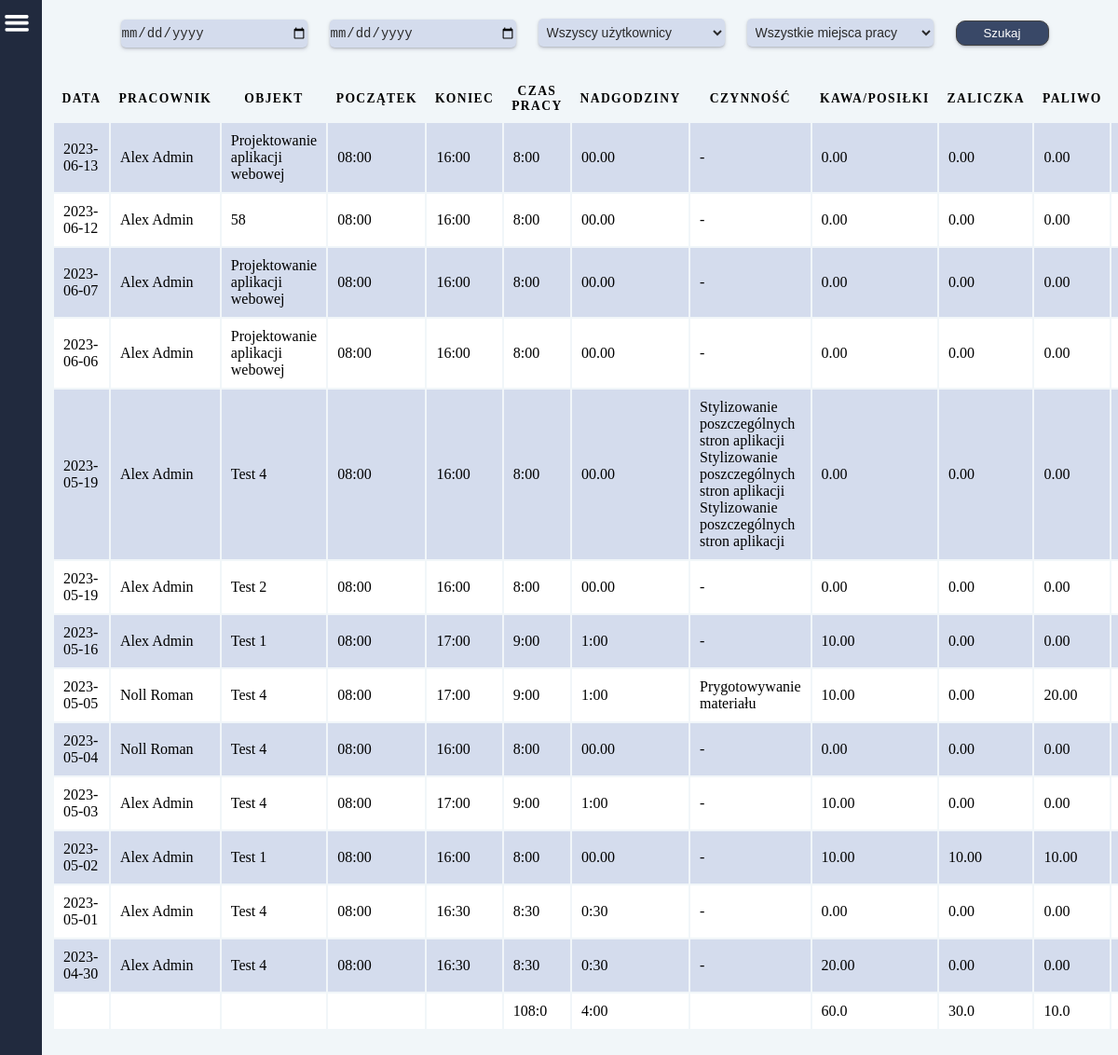
Page /raports/ (signed in) on the committed database.
### main/models.py (models this page shows, shortened)
class Work(models.Model):
    date = models.CharField(
        null=False,
        default='00-00-00',
        max_length=8,
        verbose_name='Data',
    )
    timestart = models.CharField(
        null=False,
        default='00:00',
        max_length=5,
        verbose_name='Początek',
    )
    timefinish = models.CharField(
        null=False,
        default='00:00',
        max_length=5,
        verbose_name='Koniec',
    )
    diff_time = models.CharField(
        null=True,
        default='00:00',
        max_length=5,
        verbose_name='Czas pracy',
    )
    over_time = models.CharField(
        null=True,
        default='00:00',
        max_length=5,
        verbose_name='Nadgodziny',
    )
    sum_time_sec = models.FloatField(
        null=True,
        default=0.00,
        verbose_name='Czas pracy razem',
    )
    sum_over_time_sec = models.CharField(
        null=True,
        default='00:00',
        max_length=5,
        verbose_name='Nadgodziny',
    )
    work_object = models.CharField(
        null=True,
        max_length=100,
        verbose_name='Miejsce pracy',
    )
    work_type = models.CharField(
        null=True,
        max_length=100,
        verbose_name='Czynność',
    )
    coffee_food = models.CharField(
        null=True,
        max_length=100,
        verbose_name='Kawa/Posiłki',
    )
    fuel = models.CharField(
        null=True,
        max_length=100,
        verbose_name='Paliwo',
    )
    prepayment = models.CharField(
        null=True,
        max_length=100,
        verbose_name='Zaliczka',
    )
    phone_costs = models.CharField(
        null=True,
        max_length=100,
        verbose_name='Telefon',
    )
    payment = models.CharField(
        null=True,
        default=0.00,
        max_length=100,
        verbose_name='Kwota',
    )
    payment_hour = models.FloatField(
        default=0,
        verbose_name='Stawka za godzinę',
    )
    user = models.ManyToManyField(
        CustomUser
    )
    work_objects = models.ManyToManyField(
        'WorkObject'
    )

### users/models.py (models this page shows, shortened)
class CustomUser(AbstractBaseUser, PermissionsMixin):
    username = models.CharField(
        _('Użytkownik'),
        null=True,
        max_length= 255,
        )
    email = models.EmailField(_("email"), unique=True)
    fp_token = models.CharField(
        null=True,
        max_length=192,
        unique=True,
    )
    birthday = models.CharField(
        _('Data urodzenia'),
        null=True,
        max_length= 55,
        )
    birthplace = models.CharField(
        _('Miejsce urodzenia'),
        null=True,
        max_length= 255,
        )
    workplace = models.CharField(
        _('Miejsce pracy'),
        null=True,
        max_length= 255,
        )
    religion = models.CharField(
        _('Religia'),
        null=True,
        max_length= 255,
        )
    insurance_number = models.CharField(
        _('Numer ubezpieczenia'),
        null=True,
        max_length= 255,
        )
    tax_number = models.CharField(
        _('Numer podatkowy'),
        null=True,
        max_length= 255,
        )
    adress_pl = models.CharField(
        _('Adres w Polsce'),
        null=True,
        max_length= 255,
        )
    adress_de = models.CharField(
        _('Adres w Niemczech'),
        null=True,
        max_length= 255,
        )
    profession = models.CharField(
        _('Zawód'),
        null=True,
        max_length= 255,
        )
    position = models.CharField(
        _('Stanowisko (pracuje w)'),
        null=True,
        max_length= 255,
        )
    internal_tax_number = models.CharField(
        _('Wewnętrzny numer podatkowy'),
        null=True,
        max_length= 255,
        )
    nfz_name = models.CharField(
        _('NFZ - nazwa'),
        null=True,
        max_length= 255,
        )
    nfz_adress = models.CharField(
        _('NFZ - adres'),
        null=True,
        max_length= 255,
        )
    phone_number = models.CharField(
        _('Telefon'),
        null=True,
        max_length= 255,
        )
    bank = models.CharField(
        _('Nazwa banku'),
        null=True,
        max_length= 255,
        )
    bic_swift = models.CharField(
        _('BIC/SWIFT'),
        null=True,
        max_length= 255,
        )
    bank_account = models.CharField(
        _('Konto i właściciel'),
        null=True,
        max_length= 255,
        )
    health_insurance_de = models.CharField(
        _('Ubezpieczenie w Niemczech'),
        null=True,
        max_length= 255,
        )
    health_insurance_de_number = models.CharField(
        _('KK VersNr'),
        null=True,
        max_length= 255,
        )
    shoe_size = models.CharField(
        _('Rozmiar buta'),
        null=True,
        max_length= 255,
        )
    growth = models.CharField(
        _('Wzrost'),
        null=True,
        max_length= 255,
        )
    work_clothes = models.CharField(
        _('Ubranie robocze'),
        null=True,
        max_length= 255,
        )
    rights = models.CharField(
        _('Uprawnienia'),
        null=True,
        max_length= 255,
        )
    payment = models.FloatField(
        _('Stawka za godzinę'),
        default=0
    )
    vacations_days_quantity = models.IntegerField(
        _('Ilość przysługujących dni urlopu'),
        null=True,
    )
    vacations_days_quantity_de = models.IntegerField(
        _('Ilość przysługujących dni urlopu'),
        null=True,
    )
    vacacions_on_demand = models.IntegerField(
        _('Ilość dni urlopu na żądanie'),
        default=4,
    )
    cares_vacations = models.IntegerField(
        _('Ilość dni urlopu opiekuńczego'),
        default=5,
    )
    force_majeure_vacations = models.IntegerField(
        _('Ilość godzin urlopu z powodu siły wyższej'),
        default=16,
    )
    compassionate_vacations = models.IntegerField(
        _('Ilość dni urlopu okolicznościowego'),
        default=2,
    )
    last_year_vacations_days_quantity = models.IntegerField(
        _('Ilość przysługujących dni urlopu za zeszły rok'),
        null=True,
    )
    last_year_vacations_days_quantity_de = models.IntegerField(
        _('Ilość przysługujących dni urlopu za zeszły rok'),
        null=True,
    )
    days_to_use_in_current_year = models.IntegerField(
        _('Do użycia w bieżącym roku'),
        null=True,
    )
    days_to_use_in_current_year_de = models.IntegerField(
        _('Do użycia w bieżącym roku'),
        null=True,
    )
    is_staff = models.BooleanField(default=False)
    is_active = models.BooleanField(default=True)
    date_joined = models.DateTimeField(
        _('Data rejestracji'),
        default=timezone.now,
        )
    USERNAME_FIELD = "email"
    REQUIRED_FIELDS = []
    objects = CustomUserManager()

### main/views.py (the view, shortened to what this page needs)
# urls.py: path('raports/', raports, name='raports'),
def raports(request):
    if request.user.is_superuser:
        works = Work.objects.prefetch_related(Prefetch('user')).order_by('-date')
    else:
        works = Work.objects.prefetch_related(Prefetch('user')).filter(user=request.user).order_by('-date')
    users = CustomUser.objects.all().values('id', 'username')
    work_objects = WorkObject.objects.all()
    if request.user.is_superuser:
        total_coffee_food = Work.objects.all().aggregate(total_coffee_food=Sum('coffee_food'))['total_coffee_food']
        total_fuel = Work.objects.all().aggregate(total_fuel=Sum('fuel'))['total_fuel']
        total_prepayment = Work.objects.all().aggregate(total_prepayment=Sum('prepayment'))['total_prepayment']
        total_phone_costs = Work.objects.all().aggregate(total_phone_costs=Sum('phone_costs'))['total_phone_costs']
        total_payment = Work.objects.all().aggregate(total_payment=Sum('payment'))['total_payment']
        total_sum_time_sec = Work.objects.all().aggregate(total_sum_time_sec=Sum('sum_time_sec'))['total_sum_time_sec']
        total_sum_over_time_sec = Work.objects.all().aggregate(total_sum_over_time_sec=Sum('sum_over_time_sec'))['total_sum_over_time_sec']
        if total_sum_time_sec:
            total_hours = total_sum_time_sec // 3600
            total_sec = total_sum_time_sec % 3600
            total_min = total_sec // 60
            total_work_time = f'{int(total_hours)}:{int(total_min)}'
        else:
            total_work_time = '0:00'
        if total_sum_over_time_sec:
            total_hours = total_sum_over_time_sec // 3600
            total_sec = total_sum_over_time_sec % 3600
            total_min = total_sec // 60
            if total_min < 10 or total_min == 0.0:
                total_work_over_time = f'{int(total_hours)}:0{int(total_min)}'
            else:
                total_work_over_time = f'{int(total_hours)}:{int(total_min)}'
        else:
            total_work_over_time = '0:00'
    context = {
        'works': works,
        'users': users,
        'work_objects': work_objects,
        'total_coffee_food': total_coffee_food,
        'total_fuel': total_fuel,
        'total_prepayment': total_prepayment,
        'total_phone_costs': total_phone_costs,
        'total_payment': total_payment,
        'total_work_time': total_work_time,
        'total_work_over_time': total_work_over_time,
    }
    return render(request, 'raports.html', context)

### main/models.py (called while the page is built)
    def __str__(self):
        return str(self.id)

### main/templates/raports.html (shortened to what this page needs)
{% extends 'base.html' %}
{% load static %}
    {% block content %}
    <div class="page-container">
        <div class="filter-container">
            <form method="POST">
                <input class="input_" name="sorted_from" id="datetimepicker" type="date" value="date">
                <input class="input_" name="sorted_to" id="datetimepicker" type="date" value="date">
                {% if request.user.is_superuser %}
                    <select class="input_"  name="user" placeholder="Pracownicy">
                        <option value="">Wszyscy użytkownicy</option>
                    </select>
                {% else %}
                    <select class="input_"  name="user" placeholder="Pracownik">
                        <option value="{{user.username}}">{{user.username}}</option>
                    </select>
                {% endif %}
                <select class="input_"  name="work_object">
                    <option value="">Wszystkie miejsca pracy</option>
                </select>
                <button class="btn"><p class="btn-title">Szukaj</p></button>
            </form>
        </div>
        <div class="container">
            <table>
                <thead>
                    <tr>
                        <th>Data</th>
                        <th>Pracownik</th>
                        <th>Objekt</th>
                        <th>Początek</th>
                        <th>Koniec</th>
                        <th>Czas pracy</th>
                        <th>Nadgodziny</th>
                        <th>Czynność</th>
                        <th>Kawa/Posiłki</th>
                        <th>Zaliczka</th>
                        <th>Paliwo</th>
                        <th>Telefon</th>
                    </tr>
                </thead>
                {% for work in works %}
                    <tr>
                        <td class="nch" data-label="Data">{{work.date}}</td>
                        {% for user in work.user.all %}
                            <td data-label="Pracownik">{{user.username}}</td>
                        {% endfor %}
                        <td class="ch" data-label="Objekt">{{work.work_object}}</td>
                        <td class="nch" data-label="Początek">{{work.timestart}}</td>
                        <td class="ch" data-label="Koniec">{{work.timefinish}}</td>
                        <td class="nch" data-label="Czas pracy">{{work.diff_time}}</td>
                        <td class="ch" data-label="Nadgodziny">{{work.over_time}}</td>
                        {% if work.work_type %}
                            <td class="odd" data-label="Czynność">{{work.work_type}}</td>
                        {% else %}
                            <td class="odd" data-label="Czynność"> - </td>
                        {% endif %}
                        <td class="nch" data-label="Kawa/Posiłki">{{work.coffee_food}}</td>
                        <td class="ch" data-label="Zaliczka">{{work.prepayment}}</td>
                        <td class="nch" data-label="Paliwo">{{work.fuel}}</td>
                        <td class="ch" data-label="Telefon">{{work.phone_costs}}</td>
                    </tr>
                {% endfor %}
                    <tr>
                        <td data-label="RAZEM"></td>
                        <td></td>
                        <td></td>
                        <td></td>
                        <td></td>
                        <td data-label="Czas pracy">{{total_work_time}}</td>
                        <td data-label="Nadgodziny">{{total_work_over_time}}</td>
                        <td ></td>
                        <td data-label="Kawa/Posiłki">{{total_coffee_food}}</td>
                        <td data-label="Zaliczka">{{total_fuel}}</td>
                        <td data-label="Paliwo">{{total_prepayment}}</td>
                        <td data-label="Telefon">{{total_phone_costs}}</td>
                    </tr>
            </table>
        </div>
    </div>
    {% endblock %}

### static/css/base.css (style rules this page uses)
:root { --btn-bg-color: #394867; --border: 1px solid #434242; --main-bg-color: #F1F6F9; --header-bg-color: #212A3E; --input-bg-color: #d4dced; --text-color: white; --height: 120vh; --width: 100vw; }
.container { display: flex; flex-direction: column; margin-left: 4vw; padding: 8px; height: 100vh; overflow: scroll; }
table tr { border: 1px solid #ddd; padding: .35em; }
table th, table td { padding: .625em; }
table th { font-size: .85em; letter-spacing: .1em; text-transform: uppercase; }
tr:nth-child(odd) td { background-color: #d4dced; }
tr:nth-child(even) td { background-color: white; }
.filter-container { display: flex; margin-left: 55px; flex-direction: row; align-items: center; justify-content: center; padding: 10px; }
.page-container { display: flex; flex-direction: column; background-color: var(--main-bg-color); }
.input_ { background-color: var(--input-bg-color); color: #2a2a2a; border-radius: 5px; border: transparent; width: 200px; height: 30px; font-size: 14px; margin: 10px; cursor: pointer; box-shadow: rgba(50, 50, 93, 0.25) 0px 2px 5px -1px, rgba(0, 0, 0, 0.3) 0px 1px 3px -1px; }
select { background-color: var(--input-bg-color); color: #2a2a2a; border-radius: 5px; border: transparent; width: 200px; height: 30px; font-size: 14px; padding-left: 5px; cursor: pointer; box-shadow: rgba(50, 50, 93, 0.25) 0px 2px 5px -1px, rgba(0, 0, 0, 0.3) 0px 1px 3px -1px; }
.btn { padding: 5px; margin: 10px; background-color: var(--btn-bg-color); border: var(--border); border-radius: 10px; cursor: pointer; width: 100px; box-shadow: rgba(50, 50, 93, 0.25) 0px 2px 5px -1px, rgba(0, 0, 0, 0.3) 0px 1px 3px -1px; }
.btn-title { color: var(--text-color); text-decoration: none; text-align: center; }

### static/css/login.css (style rules this page uses)
* { margin: 0; padding: 0; }

### rows in the picture
Work: date "2023-06-13", work_object "Projektowanie aplikacji webowej", timestart "08:00", timefinish "16:00", diff_time "8:00", over_time "00.00", coffee_food "0.00", prepayment "0.00", fuel "0.00"
CustomUser: username "Alex Admin"
Work: date "2023-06-12", work_object "58", timestart "08:00", timefinish "16:00", diff_time "8:00", over_time "00.00", coffee_food "0.00", prepayment "0.00", fuel "0.00"
Work: date "2023-06-07", work_object "Projektowanie aplikacji webowej", timestart "08:00", timefinish "16:00", diff_time "8:00", over_time "00.00", coffee_food "0.00", prepayment "0.00", fuel "0.00"
Work: date "2023-06-06", work_object "Projektowanie aplikacji webowej", timestart "08:00", timefinish "16:00", diff_time "8:00", over_time "00.00", coffee_food "0.00", prepayment "0.00", fuel "0.00"
Work: date "2023-05-19", work_object "Test 4", timestart "08:00", timefinish "16:00", diff_time "8:00", over_time "00.00", work_type "Stylizowanie poszczególnych stron aplikacji Stylizowanie poszczególnych stron aplikacji Stylizowanie poszczególnych stron aplikacji", coffee_food "0.00", prepayment "0.00", fuel "0.00"
Work: date "2023-05-19", work_object "Test 2", timestart "08:00", timefinish "16:00", diff_time "8:00", over_time "00.00", coffee_food "0.00", prepayment "0.00", fuel "0.00"
Work: date "2023-05-16", work_object "Test 1", timestart "08:00", timefinish "17:00", diff_time "9:00", over_time "1:00", coffee_food "10.00", prepayment "0.00", fuel "0.00"
Work: date "2023-05-05", work_object "Test 4", timestart "08:00", timefinish "17:00", diff_time "9:00", over_time "1:00", work_type "Prygotowywanie materiału", coffee_food "10.00", prepayment "0.00", fuel "20.00"
CustomUser: username "Noll Roman"
Work: date "2023-05-04", work_object "Test 4", timestart "08:00", timefinish "16:00", diff_time "8:00", over_time "00.00", coffee_food "0.00", prepayment "0.00", fuel "0.00"
Work: date "2023-05-03", work_object "Test 4", timestart "08:00", timefinish "17:00", diff_time "9:00", over_time "1:00", coffee_food "10.00", prepayment "0.00", fuel "0.00"
Work: date "2023-05-02", work_object "Test 1", timestart "08:00", timefinish "16:00", diff_time "8:00", over_time "00.00", coffee_food "10.00", prepayment "10.00", fuel "10.00"
Work: date "2023-05-01", work_object "Test 4", timestart "08:00", timefinish "16:30", diff_time "8:30", over_time "0:30", coffee_food "0.00", prepayment "0.00", fuel "0.00"
Work: date "2023-04-30", work_object "Test 4", timestart "08:00", timefinish "16:30", diff_time "8:30", over_time "0:30", coffee_food "20.00", prepayment "0.00", fuel "0.00"

### other values in the picture
{{ total_work_time }} "108:0"
{{ total_work_over_time }} "4:00"
{{ total_coffee_food }} "60.0"
{{ total_fuel }} "30.0"
{{ total_prepayment }} "10.0"
